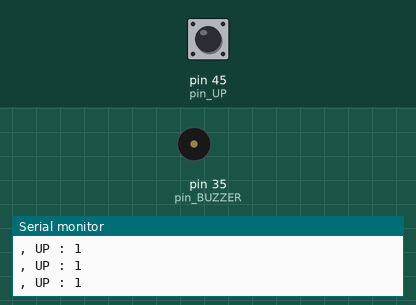
This sketch was run on a simulated Arduino Mega 2560, built with avr-gcc and run on an emulated ATmega2560. Shown: buzzer (waves = sounding), the last lines printed to the serial monitor. The test bench sets the inputs (shaded band); at power-on: pin 45 (pin_UP) HIGH.

Above: at 1.2 s.
1.3 s: pin 45 (pin_UP) pulled LOW for 1 s
At 1.7 s:
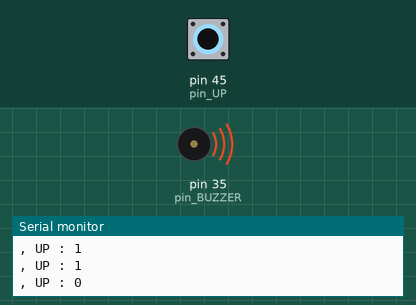
3.9 s: pin 45 (pin_UP) pulled LOW for 3.2 s
At 8.7 s:
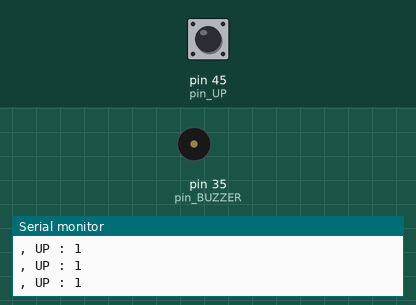
Timing chart, 0 to 10.2 s (numbered marks = the images above; inputs shaded):
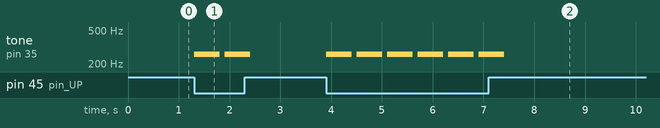

Measured:
- after the input at 1.3 s, tone on pin 35 (pin_BUZZER): alternates 261 Hz for 0.50 s and silent for 0.10 s, 4 changes in all, then stays silent, starting at once
- after the input at 3.9 s, tone on pin 35 (pin_BUZZER): alternates 261 Hz for 0.50 s and silent for 0.10 s, 12 changes in all, then stays silent, starting at once

The sketch:

240430_push.ino
```cpp
int pin_SEL = 49;
int pin_UP= 45;
int pin_DOWN= 46;
int pin_LEFT = 47;
int pin_RIGHT = 48;
int pin_BUZZER = 35;


void setup(){
Serial.begin(115200);
pinMode(pin_UP,INPUT);
/*pinMode(pin_DOWN,INPUT);
pinMode(pin_LEFT,INPUT);
pinMode(pin_RIGHT,INPUT);*/
pinMode(pin_BUZZER,OUTPUT);
}

void loop(){
  int UP= digitalRead(pin_UP);
  Serial.print(", UP : ");
  Serial.println(digitalRead(pin_UP));

 if(UP == 0){
  tone(pin_BUZZER,261); //tone= Hz setting , do
  delay(500);

 }
  /*Serial.print(", UP : ");
  Serial.print(digitalRead(pin_UP));
  Serial.print(", DOWN : ");
  Serial.print(digitalRead(pin_DOWN));
  Serial.print(", LEFT : ");
  Serial.print(digitalRead(pin_LEFT));
  Serial.print(", RIGHT : ");
  Serial.println(digitalRead(pin_RIGHT));*/
  noTone(pin_BUZZER);
    delay(100);
}
```
